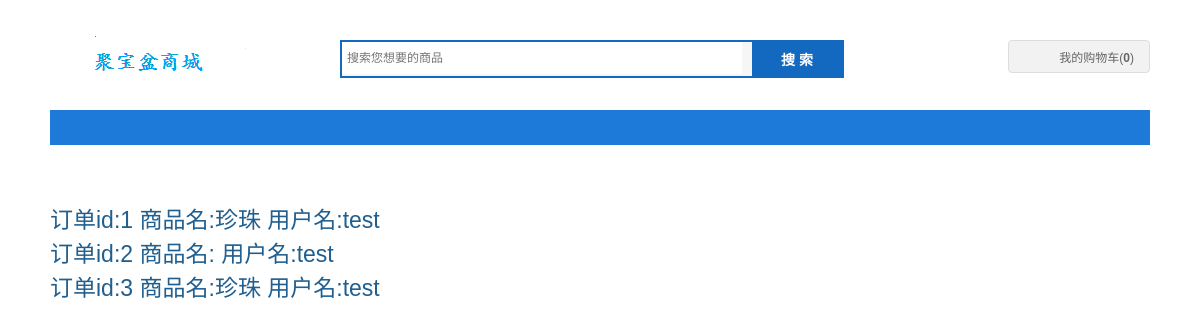
/user/order.php?uid=1, run on the app's committed database.
### tables this page shows
CREATE TABLE `orders` (
  `id` int(11) NOT NULL AUTO_INCREMENT,
  `user_id` int(11) NOT NULL,
  `goods_id` int(11) NOT NULL,
  `count` int(11) NOT NULL,
  PRIMARY KEY (`id`)
);

CREATE TABLE `goods` (
  `id` int(11) NOT NULL AUTO_INCREMENT,
  `goods_name` varchar(255) NOT NULL,
  `type` int(50) NOT NULL,
  `price` float NOT NULL,
  `description` text,
  `old_price` float(4,2) DEFAULT '0.00',
  `picture` varchar(255) DEFAULT NULL,
  PRIMARY KEY (`id`)
);

CREATE TABLE `user` (
  `id` int(11) NOT NULL AUTO_INCREMENT,
  `uname` varchar(255) NOT NULL,
  `pwd` varchar(255) NOT NULL,
  `tel` varchar(30) DEFAULT NULL,
  `sex` varchar(20) DEFAULT NULL,
  `email` varchar(255) DEFAULT NULL,
  `address` varchar(255) DEFAULT NULL,
  `avatar` varchar(255) DEFAULT NULL,
  PRIMARY KEY (`id`)
);

### user/function.php (called while the page is built)
<?php
function getUserNameById($conn,$user_id){
      $sql = "select * from user where id = ".$user_id;
      $result = $conn->query($sql);
      if ($result->num_rows>0) {
        while ($row = $result->fetch_assoc()) {
          return $row['uname'];
        }
      }
}
function getGoodsNameById($conn,$goods_id){
  $sql = "select * from goods where id = ".$goods_id;
  $result = $conn->query($sql);
  if ($result->num_rows>0) {
    while ($row = $result->fetch_assoc()) {
      return $row['goods_name'];
    }
  }
}

### user/order.php (the view, shortened to what this page needs)
<?php
include '../conn.php';
include 'function.php';
?>
<!DOCTYPE>
<html>
<head>
  <link rel="stylesheet" type="text/css" href="../images/general.css">
  <link rel="stylesheet" type="text/css" href="../images/index.css">
</head>
<body>
<?php include '../header.php'; ?>
<div class="container w1100">
      <br>  <br>  <br>  <br>
      <ul>
<?php
$sql = "SELECT * FROM orders where user_id = ".$uid;
$result = $conn->query($sql);
if (isset($result->num_rows) && ($result->num_rows > 0)) {
while($row = $result->fetch_assoc()) {
?>
<li><a href="#" style="font-size:23px">订单id:<?php echo $row['id'].'  '; ?>商品名:<?php echo getGoodsNameById($conn,$row['goods_id']).'  ' ?>用户名:<?php echo getUserNameById($conn,$row['user_id']); ?></a></li>
<?php
}
}else{
  echo "没有订单";
}
 ?>
 </ul>
</div>
<?php include '../footer.php'; ?>

### images/general.css (style rules this page uses)
body, html { font:12px Tahoma,Arial,Helvetica,sans-serif;color:#333;background:#fff }
body,html,h1,h2,h3,h4,h5,ol,ul,li,dl,dt,dd,p,span,form,input,img { margin:0;padding:0; }
ul,li { list-style-type:none; }
a { color:#205f8f;text-decoration:none; }
div.w1100 { width:1100px; }
.container { margin-left:auto;margin-right:auto; }

### data on the page
orders: id "1", goods.goods_name "珍珠", user.uname "test"
orders: id "2", user.uname "test"
orders: id "3", goods.goods_name "珍珠", user.uname "test"
